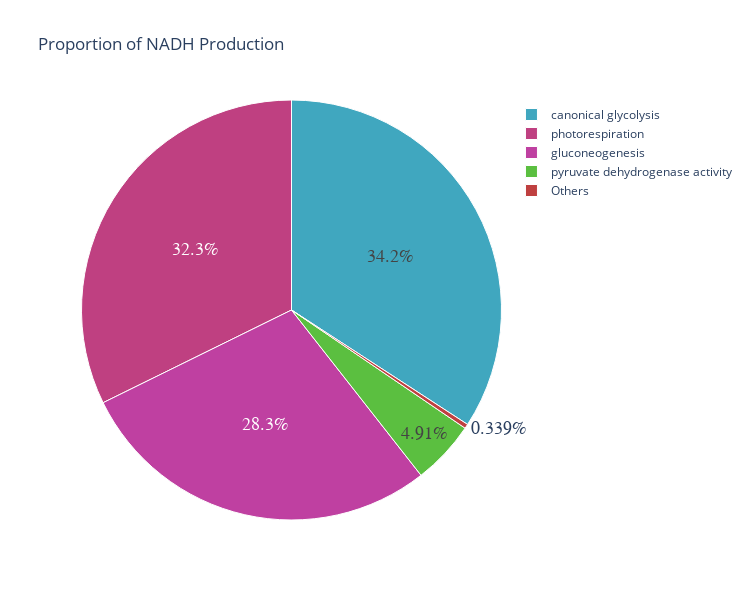
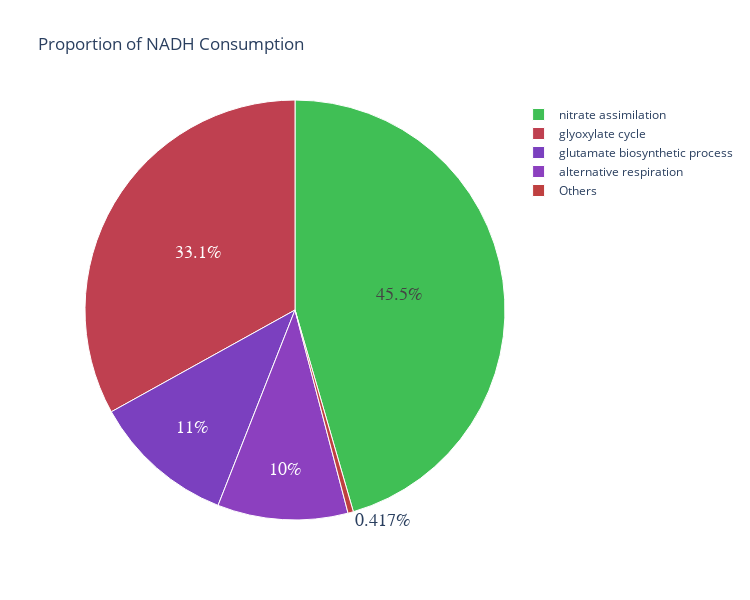

Notebook cell for these charts, in order:
### Code cell
#Proportion of subsystems in NADH production and consumption
L_m = ['NADH_c', 'NADH_h', 'NADH_m']
NADH_Pro = proportion_E_production(L_m, 'NADH', save_fig)
NADH_Con = proportion_E_consumption(L_m, 'NADH', save_fig)

### Figure 1 — Plotly figure (JSON) as saved in the notebook; plotly's stock layout.template omitted (floating-point values rounded to 4 significant figures)
{"data": [{"labels": ["canonical glycolysis", "gluconeogenesis", "pyruvate dehydrogenase activity", "photorespiration", "Others"], "marker": {"colors": ["hsl(191.48936170212767,50%,50%)", "hsl(314.0425531914894,50%,50%)", "hsl(107.2340425531915,50%,50%)", "hsl(329.3617021276596,50%,50%)", "hsl(360.0,50%,50%)"], "line": {"color": "#FFF", "width": 1}}, "textfont": {"family": "Arial", "size": 18}, "type": "pie", "values": [1.121, 0.9287, 0.1611, 1.059, 0.01114]}], "layout": {"height": 600, "title": {"text": "Proportion of NADH Production"}, "width": 750}}

### Figure 2 — Plotly figure (JSON) as saved in the notebook; plotly's stock layout.template omitted (floating-point values rounded to 4 significant figures)
{"data": [{"labels": ["nitrate assimilation", "glutamate biosynthetic process", "glyoxylate cycle", "alternative respiration", "Others"], "marker": {"colors": ["hsl(130.2127659574468,50%,50%)", "hsl(268.0851063829787,50%,50%)", "hsl(352.3404255319149,50%,50%)", "hsl(275.74468085106383,50%,50%)", "hsl(360.0,50%,50%)"], "line": {"color": "#FFF", "width": 1}}, "textfont": {"family": "Arial", "size": 18}, "type": "pie", "values": [1.027, 0.2477, 0.7462, 0.2266, 0.00941]}], "layout": {"height": 600, "title": {"text": "Proportion of NADH Consumption"}, "width": 750}}
